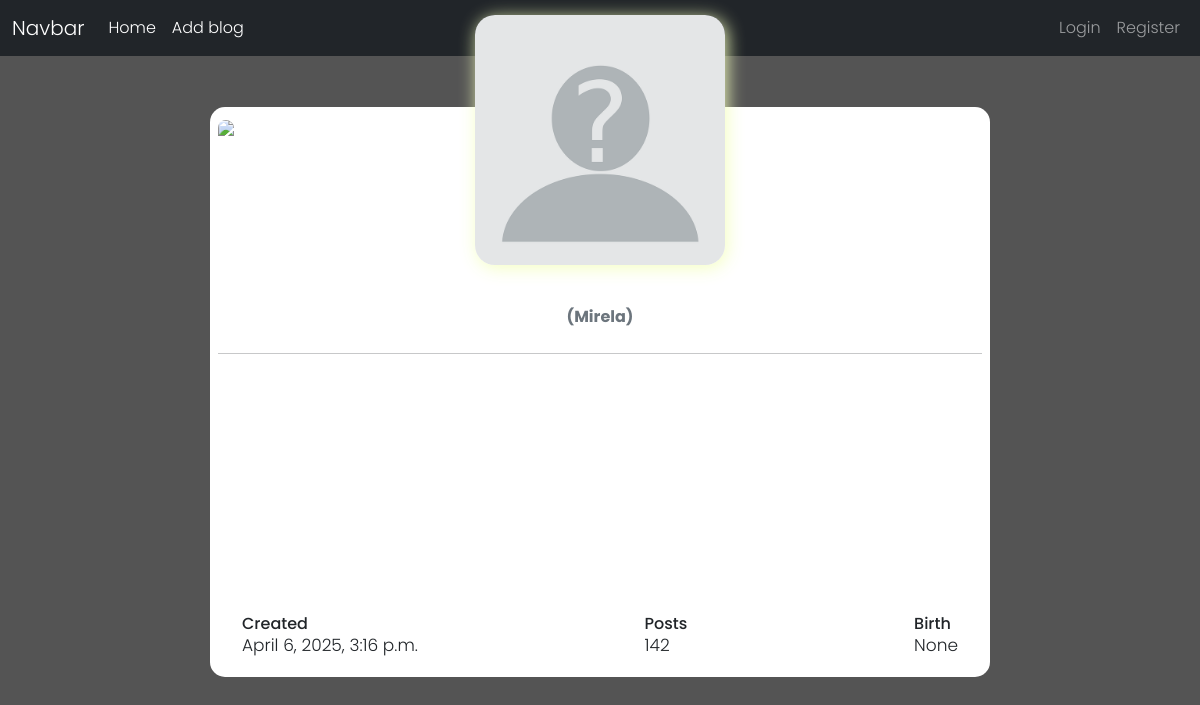
The page /profiles/2/ on the database as committed earlier.
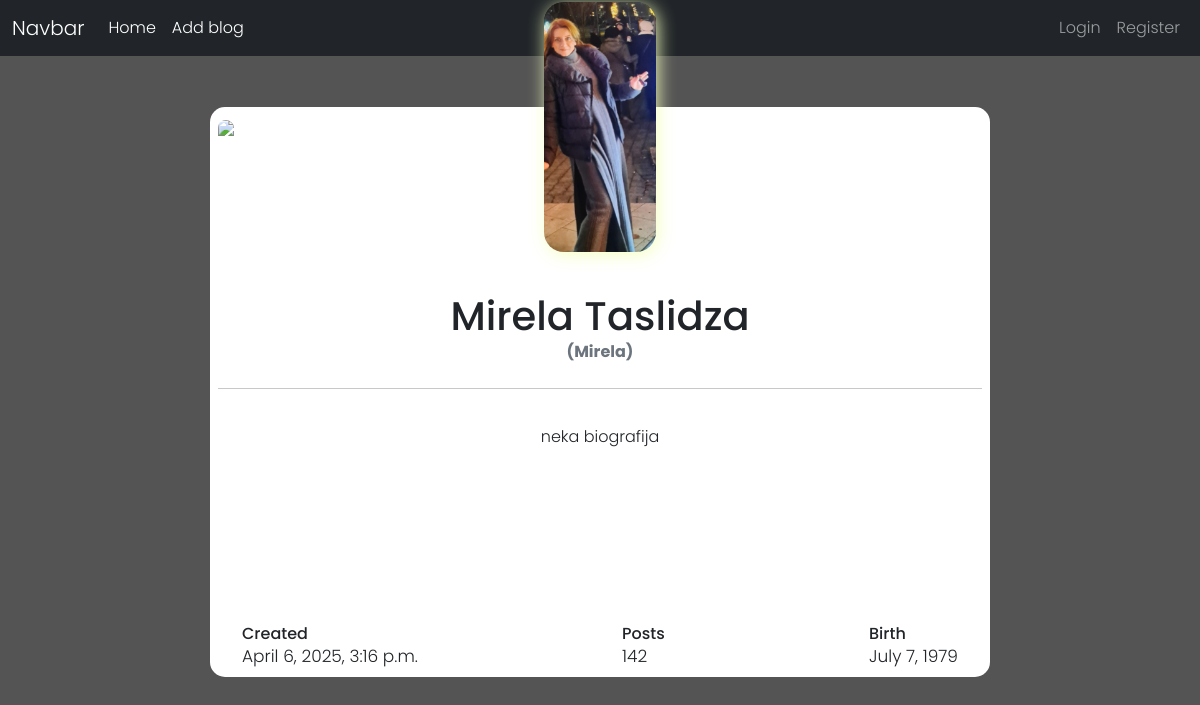
The same page on the database as committed later.
### profiles/models.py (models this page shows, shortened)
class Profile (models.Model):
    user = models.OneToOneField(User, on_delete=models.CASCADE)
    bio = models.TextField(blank=True)
    profile_image = models.ImageField(default="avatar.png", upload_to="avatars/")
    date_of_birth = models.DateField(null=True, blank=True)
    old_email = models.EmailField(blank=True, null=True)
    new_email = models.EmailField(blank=True, null=True)
    email_confirmed = models.BooleanField(default=False)
    updated = models.DateTimeField(auto_now=True)
    created = models.DateTimeField(auto_now_add=True)

### profiles/views.py (the view)
# urls.py: path('<int:pk>/', views.wiew_profile, name='profile'),
def wiew_profile(request, pk):
    profile = Profile.objects.get(pk=pk)
    return render(request, 'profiles/profile.html', {'profile': profile})

### profiles/templates/profiles/profile.html (shortened to what this page needs)
{% extends 'base.html' %}
{% load static %}
{% block styles %}
<link rel="stylesheet" href="{% static 'profiles/css/profile.css' %}">
{% endblock styles %}
{% block content %}
<div class="container d-flex justify-content-center align-items-center">
    <div class="card">
        <div class="upper">
            <img src="https://i.imgur.com/Qtrsrk5.jpg" class="img-fluid">
        </div>
        <div class="user text-center">
                <img src="{{ profile.profile_image.url }}" class="img_profile" >
        </div>
        <div class="text-center data">
            <h1 class="mb-0 fw-bpld">{{ profile.user.first_name }} {{ profile.user.last_name }}</h1>
            <span class="text-muted d-block mb-2 fw-bold">({{ profile.user.username }})</span>
        </div>
        <hr>
        <div class="text-center bio">
            <p>{{ profile.bio }}</p>
        </div>
        <div class="d-flex justify-content-between align-items-center mt-4 px-4">
            <div class="stats">
                <h6 class="mb-0">Created</h6>
                <span>{{ profile.created }}</span>
            </div>
            <div class="stats">
                <h6 class="mb-0">Posts</h6>
                <span>142</span>
            </div>
            <div class="stats">
                <h6 class="mb-0">Birth</h6>
                <span>{{ profile.date_of_birth }}</span>
            </div>
        </div>
    </div>
</div>
{% endblock content %}

Rows that differ between the two databases and show on the page:
changed Profile "Mirela": profile_image: picture added in place of a placeholder; user.first_name (not shown) → "Mirela"; user.last_name (not shown) → "Taslidza"; bio (not shown) → "neka biografija"; date_of_birth "None" → "July 7, 1979"
